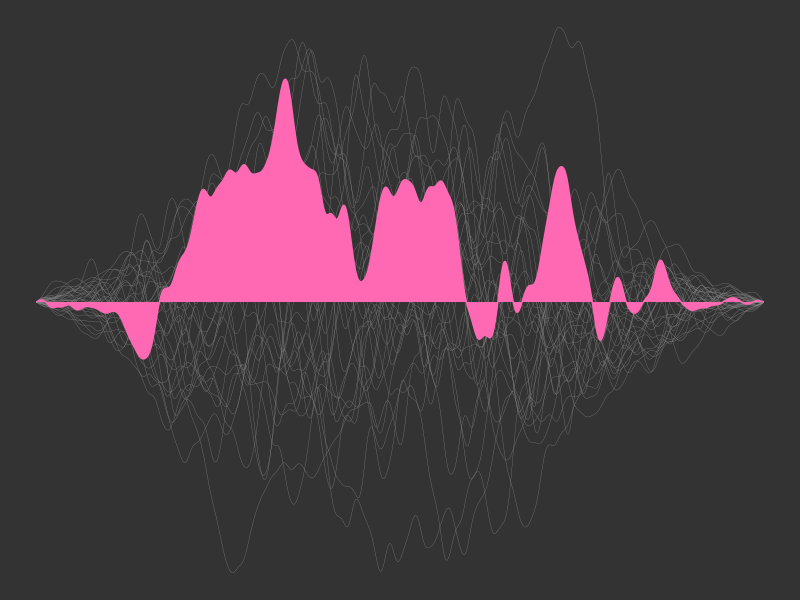

Write the R code that produced this figure.
# create banner
library(tidyverse)
library(e1071)

generate_series <- function(seed) {

  set.seed(seed)

  n <- 10000
  dat <- tibble(
    x = 1:n,
    y = c(rbridge(1, n)),
    seed = seed
  )

  for(i in 1:100) {
    end <- round(rbeta(1, 2, 2) * n)
    start <- round(rbeta(1, 2, 2) * n)
    if(start > end) {
      tmp <- start
      start <- end
      end <- tmp
    }
    m <- end - start
    dat$y[start:end] <- dat$y[start:end] + c(rbridge(1, m + 1))
  }
  for(i in 1:5000) {
    dat$y <- (dat$y + c(dat$y[-1], 0) + c(0, dat$y[-n]))/3
  }

  return(dat)

}

dat <- generate_series(4)

long_dat <- map_dfr(100 + (1:30), generate_series)


pic <- ggplot(dat, aes(x,y, group = seed)) +
  geom_path(data = long_dat, colour = "#888888", size = .1) +
  geom_area(colour = "#ff69b4", fill = "#ff69b4") +
  theme_void() +
  theme(plot.background = element_rect(
    fill = "#333333",
    colour = "#333333"
  ))

ggsave(
  filename = here::here("static", "header", "banner.png"),
  plot = pic,
  width = 5000/300,
  height = 1000/300,
  dpi = 300
)
